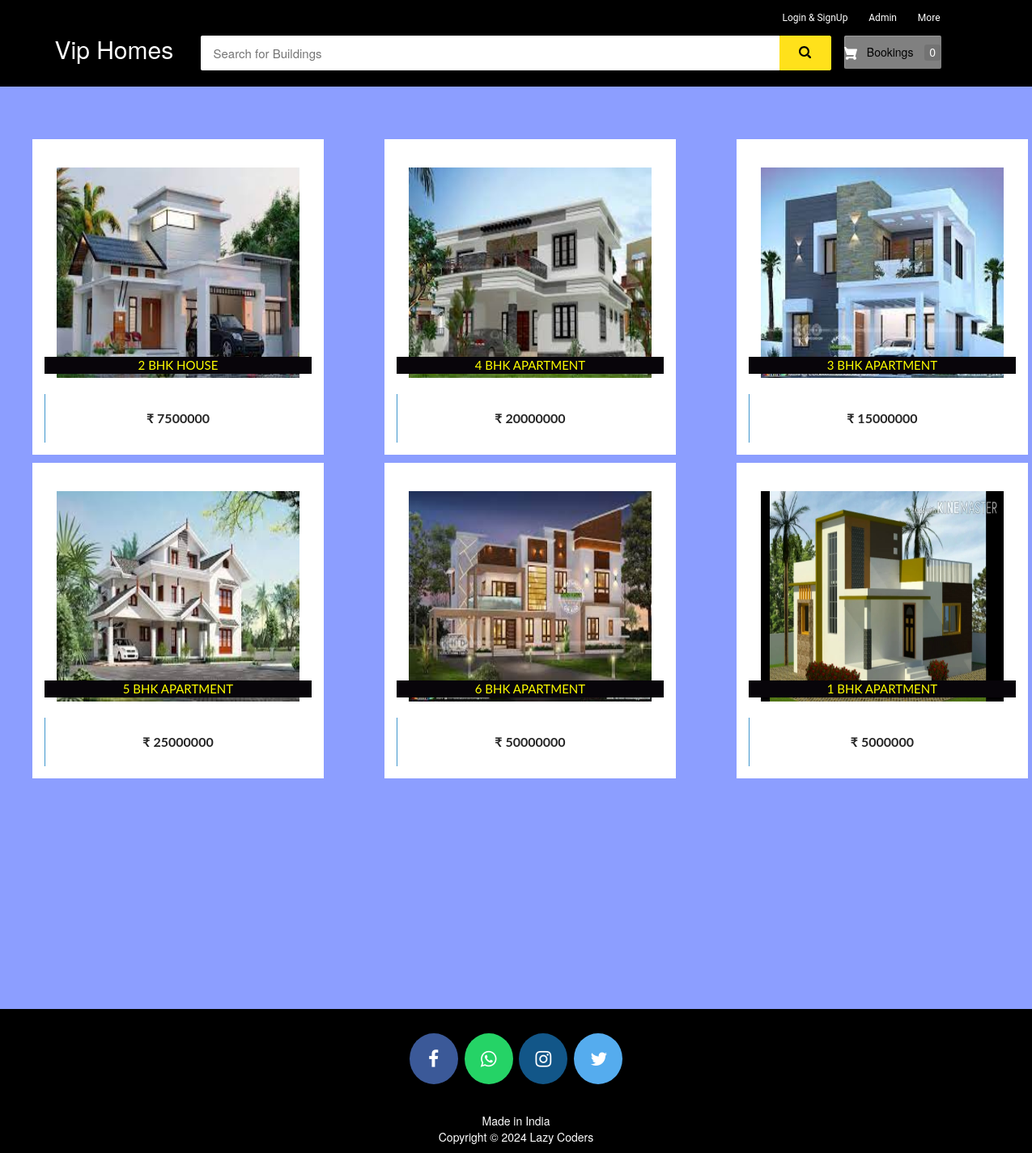
The page / on the database its author committed.
### ecom/models.py (models this page shows, shortened)
class Product(models.Model):
    name=models.CharField(max_length=40)
    product_image= models.ImageField(upload_to='product_image/',null=True,blank=True)
    price = models.PositiveIntegerField()
    description=models.CharField(max_length=40)

### ecom/views.py (the view)
# urls.py: path('',views.home_view,name=''),
def home_view(request):
    products=models.Product.objects.all()
    if 'product_ids' in request.COOKIES:
        product_ids = request.COOKIES['product_ids']
        counter=product_ids.split('|')
        product_count_in_cart=len(set(counter))
    else:
        product_count_in_cart=0
    if request.user.is_authenticated:
        return HttpResponseRedirect('afterlogin')
    return render(request,'ecom/index.html',{'products':products,'product_count_in_cart':product_count_in_cart})

### templates/ecom/index.html (shortened to what this page needs)
{% extends 'ecom/homebase.html' %}
{% load static %}
{% block content %}
{%if products%}
<br>
  <div class="row">
      {% for p in products %}
      <div class="column">
      <div class="container page-wrapper" style="width: 450px;">
        <div class="page-inner">
          <div class="row">
            <div class="el-wrapper">
              <div class="box-up">
                <img class="img" src="{% static p.product_image.url %}" alt="product pic" height="300px" width="300px">
                <div class="img-info">
                  <div class="info-inner">
                    <span style="background-color:#08050a; color:yellow;"class="p-company">{{p.name}}</span>
                  </div>
                </div>
              </div>
              <div class="box-down">
                <a class="cart" href="{% url 'add-to-cart' p.id  %}">
                  <span class="price">₹ {{p.price}}</span>
                  <span class="add-to-cart">
                    <span class="txt">Book Now</span>
                  </span>
                </a>
              </div>
            </div>
          </div>
        </div>
      </div>
      </div>
{% if forloop.counter|divisibleby:"3" %}
    </div>
    <div class="row">
          <br><br><br><br><br>
{% endif %}
  {% endfor %}
</div>
{%else%}
<h3 style="text-align:center; color:yellow;">No Search Found</h3>
{%endif%}
<br><br><br>
<br><br><br><br><br><br><br><br><br><br><br><br>
{% endblock content %}

### templates/ecom/homebase.html (shortened to what this page needs)
{% load static %}
<!DOCTYPE html>
<html lang="en" dir="ltr">
<head>
</head>
<body>
  {%if request.user.is_authenticated%}
    {% include "ecom/customer_navbar.html" %}
  {%else%}
    {% include "ecom/navbar.html" %}
  {%endif%}
  {%block content%}
  {%endblock content%}
  {% include "ecom/footer.html" %}
</body>
</html>

### templates/ecom/navbar.html (shortened to what this page needs)
<html>
<head>
<link rel="stylesheet" href="https://maxcdn.bootstrapcdn.com/bootstrap/3.3.0/css/bootstrap.min.css">
</head>
<body>
<div id="navbar">
    <div class="container">
        <div class="row row1">
            <ul class="largenav pull-right">
              <li class="upper-links dropdown"><a class="links" href="">Login & SignUp</a>
              </li>
                <li class="upper-links"><a class="links" href="/adminclick">Admin</a></li>
                <li class="upper-links dropdown"><a class="links" href="">More</a>
                </li>
            </ul>
        </div>
        <div class="row row2">
            <div class="col-sm-2">
                <h2 style="margin:0px;"><a style="text-decoration:none; color:white;" href="/"><span class="largenav">Vip Homes </span></a></h2>
            </div>
            <div class="navbar-search smallsearch col-sm-8 col-xs-11">
              <form  action="/search" method="get">
                <div class="row"> <input class="navbar-input col-xs-11" type="search" placeholder="Search for Buildings" name="query" id="query">
                  <button class="navbar-button col-xs-1" type="submit">
                  </button>
                </div>
              </form>
            </div>
            <div class="cart1 largenav col-sm-2"> <a class="cart-button" href="/cart">  Bookings <span class="item-number ">{{ product_count_in_cart }}</span> </a> </div>
        </div>
    </div>
</div>
</body>
</html>

### templates/ecom/footer.html (shortened to what this page needs)
<!DOCTYPE html>
<html>
<head>
  <link rel="stylesheet" href="https://maxcdn.bootstrapcdn.com/font-awesome/4.7.0/css/font-awesome.min.css">
</head>
<footer>
  <p>
    <a href="#" class="fa fa-facebook"></a>
    <a href="https://api.whatsapp.com/send?phone=8248414320&text=Hello%20Madhan.%0d%0aHow%20are%20you%20%3f%0d%0aI%20came%20from%20your%20website.&source=&data=#" target="_blank" class="fa fa-whatsapp"></a>
    <a href="https://instagram.com/madhan_mohan_007" target="_blank" class="fa fa-instagram"></a>
    <a href="#" class="fa fa-twitter"></a>
  </p>
  <br>
  <div class="container">
    <div class="row">
      <div class="col-md-12 col-sm-12">
        <div style="color:#ffffff;" class="wow fadeInUp footer-copyright">
          <p>Made in India <br>
            Copyright &copy; 2024 Lazy Coders </p>
        </div>
      </div>
    </div>
  </div>
</footer>
</html>

### templates/ecom/navbar.html (style rules this page uses)
body { background-color: #ebe0e0 }
#navbar { background-color: #000; color: black; }
.row1 { padding-top: 10px; padding-right: 50px }
.row2 { padding-bottom: 20px }
.navbar-input { padding: 11px 16px; border-radius: 2px 0 0 2px; border: 0 none; outline: 0 none; font-size: 15px }
.navbar-button { background-color: #ffe11b; border: 1px solid #ffe11b; border-radius: 0 2px 2px 0; color: #565656; padding: 10px 0; height: 43px; cursor: pointer }
.cart-button { background-color: #808080; box-shadow: 0 4px 4px 0 rgba(0, 0, 0, .23), inset 1px 1px 0 0 hsla(0, 0%, 100%, .2); padding: 10px 0; text-align: center; height: 41px; border-radius: 2px; font-weight: 500; width: 120px; display: inline-block; color: #FFFFFF; text-decoration: none; color: inherit; border: none; outline: none }
.cart-svg { display: inline-block; width: 16px; height: 16px; vertical-align: middle; margin-right: 8px }
.item-number { border-radius: 3px; background-color: rgba(0, 0, 0, .1); height: 20px; padding: 3px 6px; font-weight: 500; display: inline-block; color: #fff; line-height: 12px; margin-left: 10px }
.upper-links { display: inline-block; padding: 0 11px; line-height: 23px; font-family: 'Roboto', sans-serif; letter-spacing: 0; color: inherit; border: none; outline: none; font-size: 12px }
.dropdown { position: relative; display: inline-block; margin-bottom: 0px }
.links { color: #fff; text-decoration: none }
.largenav { display: none }
.smallsearch { margin-left: 15px; margin-top: 15px }
@media screen and (min-width: 768px) { .largenav { display: block } }
@media screen and (min-width: 768px) { .smallsearch { margin: 0px } }

### templates/ecom/footer.html (style rules this page uses)
footer { padding: 0px 0px 0px 0px; background-color: black; margin: 0px; }
.fa { padding: 20px; font-size: 23px; width: 60px; text-align: center; text-decoration: none; margin: 5px 2px; border-radius: 50%; }
.fa-facebook { background: #3B5998; color: white; margin-top: 30px; }
.fa-whatsapp { background: #25d366; color: white; }
.fa-twitter { background: #55ACEE; color: white; }
.fa-instagram { background: #125688; color: white; }
p { text-align: center; }

### rows shown on the page
Product: product_image (picture), name "2 BHK HOUSE", price "7500000"
Product: product_image (picture), name "4 BHK APARTMENT", price "20000000"
Product: product_image (picture), name "3 BHK APARTMENT", price "15000000"
Product: product_image (picture), name "5 BHK APARTMENT", price "25000000"
Product: product_image (picture), name "6 BHK APARTMENT", price "50000000"
Product: product_image (picture), name "1 BHK APARTMENT", price "5000000"

### other values the page prints
{{ product_count_in_cart }} "0"
